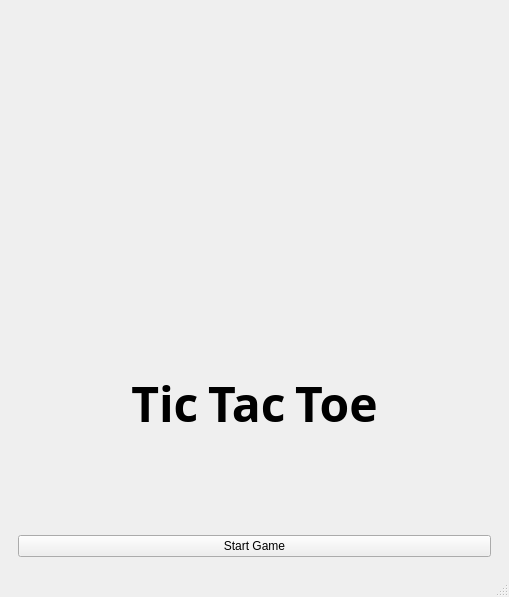
<?xml version="1.0" encoding="UTF-8"?>
<ui version="4.0">
 <class>MainWindow</class>
 <widget class="QMainWindow" name="MainWindow">
  <property name="geometry">
   <rect>
    <x>0</x>
    <y>0</y>
    <width>509</width>
    <height>597</height>
   </rect>
  </property>
  <property name="windowTitle">
   <string>MainWindow</string>
  </property>
  <widget class="QWidget" name="centralwidget">
   <layout class="QVBoxLayout" name="verticalLayout">
    <item>
     <widget class="QStackedWidget" name="stackedWidget">
      <property name="currentIndex">
       <number>0</number>
      </property>
      <widget class="QWidget" name="page_3">
       <layout class="QVBoxLayout" name="verticalLayout_2">
        <item>
         <widget class="QLabel" name="label_2">
          <property name="text">
           <string/>
          </property>
          <property name="pixmap">
           <pixmap resource="resources.qrc">:/img/images/download.png</pixmap>
          </property>
          <property name="alignment">
           <set>Qt::AlignCenter</set>
          </property>
         </widget>
        </item>
        <item>
         <widget class="QLabel" name="label">
          <property name="font">
           <font>
            <family>Noto Sans Adlam</family>
            <pointsize>36</pointsize>
            <weight>75</weight>
            <bold>true</bold>
           </font>
          </property>
          <property name="text">
           <string>Tic Tac Toe</string>
          </property>
          <property name="alignment">
           <set>Qt::AlignCenter</set>
          </property>
         </widget>
        </item>
        <item>
         <widget class="QPushButton" name="startGameButton">
          <property name="styleSheet">
           <string notr="true">QPushButton {
	margin-left: 3em;
	margin-right: 3em;
}</string>
          </property>
          <property name="text">
           <string>Start Game</string>
          </property>
         </widget>
        </item>
       </layout>
      </widget>
      <widget class="QWidget" name="page_4">
       <layout class="QVBoxLayout" name="verticalLayout_3">
        <item>
         <widget class="QLabel" name="ticTacToeLabel">
          <property name="sizePolicy">
           <sizepolicy hsizetype="Preferred" vsizetype="Maximum">
            <horstretch>0</horstretch>
            <verstretch>0</verstretch>
           </sizepolicy>
          </property>
          <property name="font">
           <font>
            <family>Noto Sans Adlam</family>
            <pointsize>35</pointsize>
            <weight>75</weight>
            <bold>true</bold>
           </font>
          </property>
          <property name="text">
           <string>Tic Tac Toe</string>
          </property>
          <property name="alignment">
           <set>Qt::AlignCenter</set>
          </property>
         </widget>
        </item>
        <item>
         <layout class="QGridLayout" name="gridLayout">
          <item row="2" column="1">
           <widget class="QPushButton" name="button7">
            <property name="sizePolicy">
             <sizepolicy hsizetype="Minimum" vsizetype="Preferred">
              <horstretch>0</horstretch>
              <verstretch>0</verstretch>
             </sizepolicy>
            </property>
            <property name="font">
             <font>
              <family>Noto Sans Adlam</family>
              <pointsize>35</pointsize>
              <weight>75</weight>
              <bold>true</bold>
             </font>
            </property>
            <property name="text">
             <string/>
            </property>
           </widget>
          </item>
          <item row="1" column="2">
           <widget class="QPushButton" name="button5">
            <property name="sizePolicy">
             <sizepolicy hsizetype="Minimum" vsizetype="Preferred">
              <horstretch>0</horstretch>
              <verstretch>0</verstretch>
             </sizepolicy>
            </property>
            <property name="font">
             <font>
              <family>Noto Sans Adlam</family>
              <pointsize>35</pointsize>
              <weight>75</weight>
              <bold>true</bold>
             </font>
            </property>
            <property name="text">
             <string/>
            </property>
           </widget>
          </item>
          <item row="2" column="0">
           <widget class="QPushButton" name="button6">
            <property name="sizePolicy">
             <sizepolicy hsizetype="Minimum" vsizetype="Preferred">
              <horstretch>0</horstretch>
              <verstretch>0</verstretch>
             </sizepolicy>
            </property>
            <property name="font">
             <font>
              <family>Noto Sans Adlam</family>
              <pointsize>35</pointsize>
              <weight>75</weight>
              <bold>true</bold>
             </font>
            </property>
            <property name="text">
             <string/>
            </property>
           </widget>
          </item>
          <item row="0" column="1">
           <widget class="QPushButton" name="button1">
            <property name="sizePolicy">
             <sizepolicy hsizetype="Minimum" vsizetype="Preferred">
              <horstretch>0</horstretch>
              <verstretch>0</verstretch>
             </sizepolicy>
            </property>
            <property name="font">
             <font>
              <family>Noto Sans Adlam</family>
              <pointsize>35</pointsize>
              <weight>75</weight>
              <bold>true</bold>
             </font>
            </property>
            <property name="text">
             <string/>
            </property>
           </widget>
          </item>
          <item row="0" column="0">
           <widget class="QPushButton" name="button0">
            <property name="sizePolicy">
             <sizepolicy hsizetype="Minimum" vsizetype="Preferred">
              <horstretch>0</horstretch>
              <verstretch>0</verstretch>
             </sizepolicy>
            </property>
            <property name="font">
             <font>
              <family>Noto Sans Adlam</family>
              <pointsize>35</pointsize>
              <weight>75</weight>
              <bold>true</bold>
             </font>
            </property>
            <property name="text">
             <string/>
            </property>
           </widget>
          </item>
          <item row="0" column="2">
           <widget class="QPushButton" name="button2">
            <property name="sizePolicy">
             <sizepolicy hsizetype="Minimum" vsizetype="Preferred">
              <horstretch>0</horstretch>
              <verstretch>0</verstretch>
             </sizepolicy>
            </property>
            <property name="font">
             <font>
              <family>Noto Sans Adlam</family>
              <pointsize>35</pointsize>
              <weight>75</weight>
              <bold>true</bold>
             </font>
            </property>
            <property name="text">
             <string/>
            </property>
           </widget>
          </item>
          <item row="1" column="0">
           <widget class="QPushButton" name="button3">
            <property name="sizePolicy">
             <sizepolicy hsizetype="Minimum" vsizetype="Preferred">
              <horstretch>0</horstretch>
              <verstretch>0</verstretch>
             </sizepolicy>
            </property>
            <property name="font">
             <font>
              <family>Noto Sans Adlam</family>
              <pointsize>35</pointsize>
              <weight>75</weight>
              <bold>true</bold>
             </font>
            </property>
            <property name="text">
             <string/>
            </property>
           </widget>
          </item>
          <item row="2" column="2">
           <widget class="QPushButton" name="button8">
            <property name="sizePolicy">
             <sizepolicy hsizetype="Minimum" vsizetype="Preferred">
              <horstretch>0</horstretch>
              <verstretch>0</verstretch>
             </sizepolicy>
            </property>
            <property name="font">
             <font>
              <family>Noto Sans Adlam</family>
              <pointsize>35</pointsize>
              <weight>75</weight>
              <bold>true</bold>
             </font>
            </property>
            <property name="text">
             <string/>
            </property>
           </widget>
          </item>
          <item row="1" column="1">
           <widget class="QPushButton" name="button4">
            <property name="sizePolicy">
             <sizepolicy hsizetype="Minimum" vsizetype="Preferred">
              <horstretch>0</horstretch>
              <verstretch>0</verstretch>
             </sizepolicy>
            </property>
            <property name="font">
             <font>
              <family>Noto Sans Adlam</family>
              <pointsize>35</pointsize>
              <weight>75</weight>
              <bold>true</bold>
             </font>
            </property>
            <property name="text">
             <string/>
            </property>
           </widget>
          </item>
         </layout>
        </item>
        <item>
         <widget class="QLabel" name="playerLabel">
          <property name="sizePolicy">
           <sizepolicy hsizetype="Preferred" vsizetype="Maximum">
            <horstretch>0</horstretch>
            <verstretch>0</verstretch>
           </sizepolicy>
          </property>
          <property name="font">
           <font>
            <family>Noto Sans Adlam</family>
            <weight>75</weight>
            <bold>true</bold>
           </font>
          </property>
          <property name="text">
           <string>Current player: X</string>
          </property>
         </widget>
        </item>
       </layout>
      </widget>
     </widget>
    </item>
   </layout>
  </widget>
  <widget class="QMenuBar" name="menubar">
   <property name="geometry">
    <rect>
     <x>0</x>
     <y>0</y>
     <width>509</width>
     <height>27</height>
    </rect>
   </property>
  </widget>
  <widget class="QStatusBar" name="statusbar"/>
 </widget>
 <resources>
  <include location="resources.qrc"/>
 </resources>
 <connections/>
</ui>
